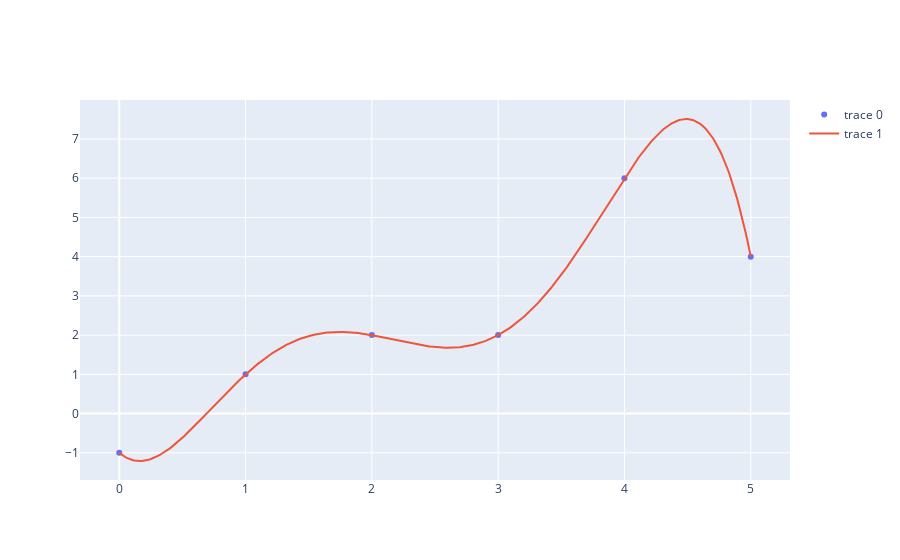

Here is the notebook cell this chart was saved with:
### Code cell
X=np.linspace(data[:,0].min(),data[:,0].max(),500)
fig.add_trace(go.Scatter(x=X,y=L(data_x,data_y,X),mode="lines"))

### Figure 1 — Plotly figure (JSON) as saved in the notebook; plotly's stock layout.template omitted (floating-point values rounded to 4 significant figures; data arrays with more than 128 entries replaced by an {"elided": "..."} marker saying what was removed)
{"data": [{"mode": "markers", "type": "scatter", "x": [0, 1, 2, 3, 4, 5], "y": [-1, 1, 2, 2, 6, 4]}, {"mode": "lines", "type": "scatter", "x": {"elided": "500 float values"}, "y": {"elided": "500 float values"}}], "layout": {}}
